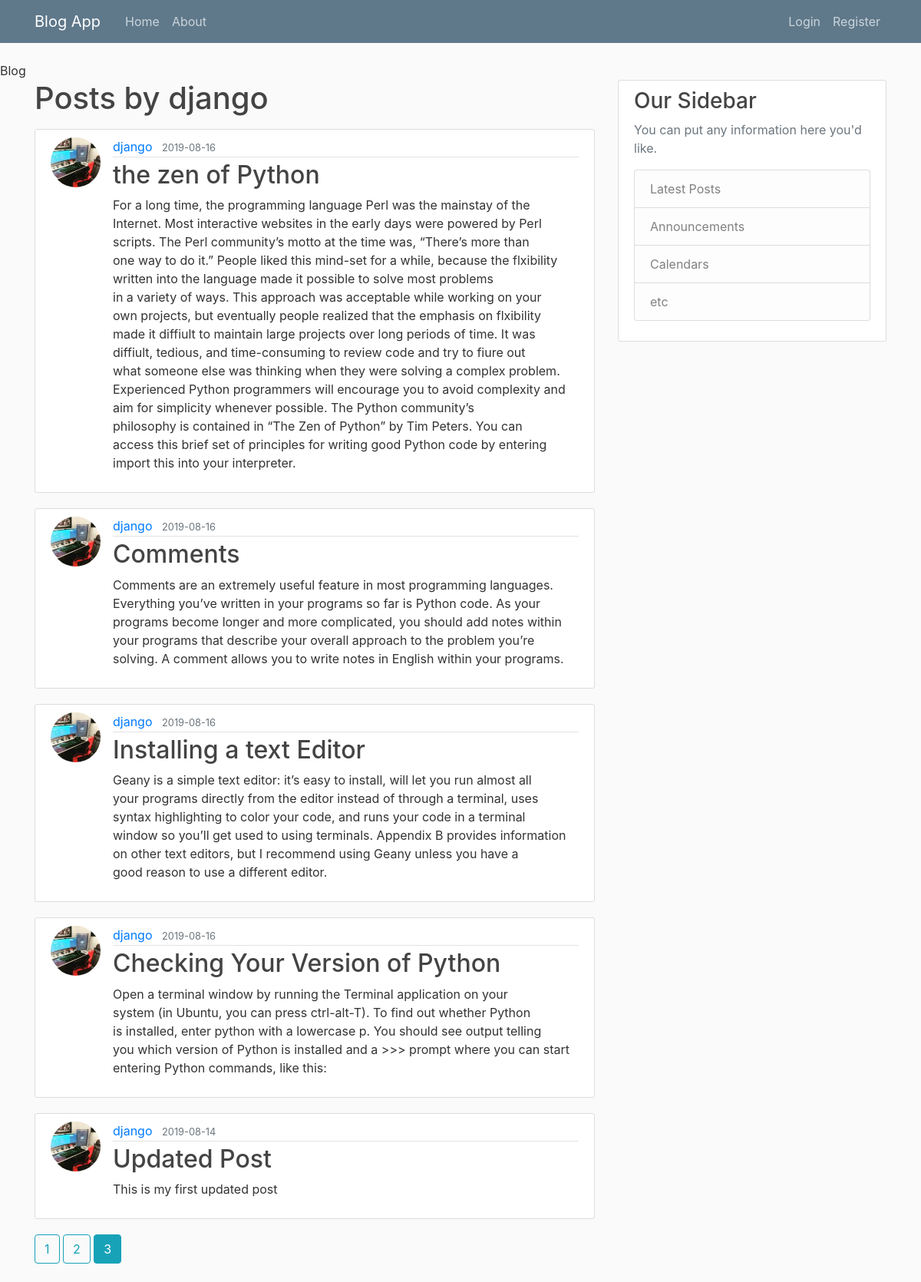
/user/django?page=3, run on the app's committed database.
### flaskblog/models.py (models this page shows, shortened)
class User(db.Model, UserMixin):
    id = db.Column(db.Integer, primary_key=True)
    username = db.Column(db.String(20), unique=True, nullable=False)
    email = db.Column(db.String(120), unique=True, nullable=False)
    image_file =  db.Column(db.String(20), nullable=False, default= 'default.jpg')
    password = db.Column(db.String(60), nullable=False)
    posts = db.relationship('Post', backref='author', lazy=True)

class Post(db.Model):
    id = db.Column(db.Integer, primary_key=True)
    title = db.Column(db.String(100), nullable=False)
    date_posted = db.Column(db.DateTime, nullable=False, default=datetime.utcnow)
    content = db.Column(db.Text, nullable=False)
    user_id = db.Column(db.Integer, db.ForeignKey('user.id'), nullable=False)

### flaskblog/users/routes.py (the view)
@users.route('/user/<string:username>')
def user_posts(username):
    page = request.args.get('page',1,type=int)
    user = User.query.filter_by(username=username).first_or_404()
    posts = Post.query.filter_by(author=user)\
        .order_by(Post.date_posted.desc())\
        .paginate(page=page, per_page=5)
    return render_template('user_posts.html', posts=posts, user=user)

### flaskblog/templates/user_posts.html
{% extends "layout.html" %}
{% block content %}
    <h1 class="mb-3" > Posts by {{ user.username }} </h1>
    {% for post in posts.items %}
        <article class="media content-section">
          <img class="rounded-circle article-img" src="{{ url_for('static', filename='profile_pix/' + post.author.image_file) }}" alt="">
            <div class="media-body">
              <div class="article-metadata">
                <a class="mr-2" href="{{ url_for('users.user_posts', username=post.author.username) }}">{{ post.author.username }}</a>
                <small class="text-muted">{{ post.date_posted.strftime('%Y-%m-%d') }}</small>
              </div>
              <h2><a class="article-title" href="{{ url_for('posts.post', post_id=post.id) }}">{{ post.title }}</a></h2>
              <p class="article-content">{{ post.content }}</p>
            </div>
          </article>
    {% endfor %}
    {% for page_num in posts.iter_pages(left_edge=1, right_edge=1, left_current=1, right_current=2 ) %}
      {% if page_num %}
        {% if posts.page == page_num %}
          <a class="btn btn-info mb-4" href="{{ url_for('users.user_posts', username=user.username, page=page_num) }}">{{ page_num }}</a>
        {% else %}
          <a class="btn btn-outline-info mb-4" href="{{ url_for('users.user_posts', username=user.username, page=page_num) }}">{{ page_num }}</a>
        {% endif %}
      {% else %}
        ...
      {% endif %}
    {% endfor %}
{% endblock %}

### flaskblog/static/main.css (style rules this page uses)
body { background: #fafafa; color: #333333; margin-top: 5rem; }
h1, h2, h3, h4, h5, h6 { color: #444444; }
.content-section { background: #ffffff; padding: 10px 20px; border: 1px solid #dddddd; border-radius: 3px; margin-bottom: 20px; }
.article-title { color: #444444; }
.article-content { white-space: pre-line; }
.article-img { height: 65px; width: 65px; margin-right: 16px; }
.article-metadata { padding-bottom: 1px; margin-bottom: 4px; border-bottom: 1px solid #e3e3e3 }

### data on the page
User: username "django"
Post: image_file (picture), author.username "django", date_posted "2019-08-16", title "the zen of Python", content "For a long time, the programming language Perl was the mainstay of the Internet. Most interactive websites in the early days were powered by Perl scripts. The Perl community’s motto at the time was, “There’s more than one way to do it.” People liked this mind-set for a while, because the flxibility written into the language made it possible to solve most problems in a variety of ways. This approach was acceptable while working on your own projects, but eventually people realized that the emphasis on flxibility made it diffiult to maintain large projects over long periods of time. It was diffiult, tedious, and time-consuming to review code and try to fiure out what someone else was thinking…"
Post: image_file (picture), author.username "django", date_posted "2019-08-16", title "Comments", content "Comments are an extremely useful feature in most programming languages. Everything you’ve written in your programs so far is Python code. As your programs become longer and more complicated, you should add notes within your programs that describe your overall approach to the problem you’re solving. A comment allows you to write notes in English within your programs."
Post: image_file (picture), author.username "django", date_posted "2019-08-16", title "Installing a text Editor", content "Geany is a simple text editor: it’s easy to install, will let you run almost all your programs directly from the editor instead of through a terminal, uses syntax highlighting to color your code, and runs your code in a terminal window so you’ll get used to using terminals. Appendix B provides information on other text editors, but I recommend using Geany unless you have a good reason to use a different editor."
Post: image_file (picture), author.username "django", date_posted "2019-08-16", title "Checking Your Version of Python", content "Open a terminal window by running the Terminal application on your system (in Ubuntu, you can press ctrl-alt-T). To find out whether Python is installed, enter python with a lowercase p. You should see output telling you which version of Python is installed and a >>> prompt where you can start entering Python commands, like this:"
Post: image_file (picture), author.username "django", date_posted "2019-08-14", title "Updated Post", content "This is my first updated post"

### other printed values
{{ page_num }} "1" "2"
{{ page_num }} "3"
